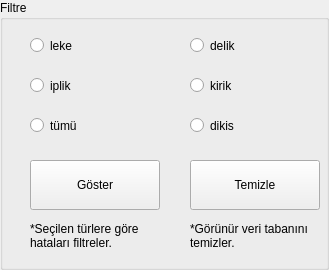
     <widget class="QGroupBox" name="details_groupBox_2">
      <property name="maximumSize">
       <size>
        <width>375</width>
        <height>330</height>
       </size>
      </property>
      <property name="styleSheet">
       <string notr="true"/>
      </property>
      <property name="title">
       <string>Filtre</string>
      </property>
      <widget class="QPushButton" name="Goster_pushButton">
       <property name="geometry">
        <rect>
         <x>30</x>
         <y>160</y>
         <width>130</width>
         <height>50</height>
        </rect>
       </property>
       <property name="styleSheet">
        <string notr="true"/>
       </property>
       <property name="text">
        <string>Göster</string>
       </property>
      </widget>
      <widget class="QPushButton" name="Temiz_pushButton">
       <property name="geometry">
        <rect>
         <x>190</x>
         <y>160</y>
         <width>130</width>
         <height>50</height>
        </rect>
       </property>
       <property name="styleSheet">
        <string notr="true"/>
       </property>
       <property name="text">
        <string>Temizle</string>
       </property>
      </widget>
      <widget class="QRadioButton" name="Leke_radioButton">
       <property name="geometry">
        <rect>
         <x>30</x>
         <y>30</y>
         <width>91</width>
         <height>31</height>
        </rect>
       </property>
       <property name="text">
        <string>leke</string>
       </property>
      </widget>
      <widget class="QRadioButton" name="Delik_RadioButton">
       <property name="geometry">
        <rect>
         <x>190</x>
         <y>30</y>
         <width>91</width>
         <height>31</height>
        </rect>
       </property>
       <property name="text">
        <string>delik</string>
       </property>
      </widget>
      <widget class="QRadioButton" name="Iplik_RadioButton">
       <property name="geometry">
        <rect>
         <x>30</x>
         <y>70</y>
         <width>91</width>
         <height>31</height>
        </rect>
       </property>
       <property name="text">
        <string>iplik</string>
       </property>
      </widget>
      <widget class="QRadioButton" name="Yatay_RadioButton">
       <property name="geometry">
        <rect>
         <x>190</x>
         <y>110</y>
         <width>91</width>
         <height>31</height>
        </rect>
       </property>
       <property name="text">
        <string>dikis</string>
       </property>
      </widget>
      <widget class="QRadioButton" name="Dikey_RadioButton">
       <property name="geometry">
        <rect>
         <x>190</x>
         <y>70</y>
         <width>91</width>
         <height>31</height>
        </rect>
       </property>
       <property name="text">
        <string>kirik</string>
       </property>
      </widget>
      <widget class="QRadioButton" name="Tumu_RadioButton">
       <property name="geometry">
        <rect>
         <x>30</x>
         <y>110</y>
         <width>91</width>
         <height>31</height>
        </rect>
       </property>
       <property name="text">
        <string>tümü</string>
       </property>
      </widget>
      <widget class="QLabel" name="warning_label_4">
       <property name="geometry">
        <rect>
         <x>30</x>
         <y>210</y>
         <width>130</width>
         <height>51</height>
        </rect>
       </property>
       <property name="styleSheet">
        <string notr="true">font: 8pt &quot;MS Shell Dlg 2&quot;;</string>
       </property>
       <property name="text">
        <string>*Seçilen türlere göre hataları filtreler.</string>
       </property>
       <property name="wordWrap">
        <bool>true</bool>
       </property>
      </widget>
      <widget class="QLabel" name="warning_label_5">
       <property name="geometry">
        <rect>
         <x>190</x>
         <y>210</y>
         <width>130</width>
         <height>51</height>
        </rect>
       </property>
       <property name="styleSheet">
        <string notr="true">font: 8pt &quot;MS Shell Dlg 2&quot;;</string>
       </property>
       <property name="text">
        <string>*Görünür veri tabanını temizler.</string>
       </property>
       <property name="wordWrap">
        <bool>true</bool>
       </property>
      </widget>
     </widget>
